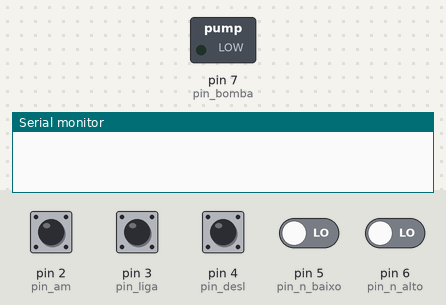
A sketch run on a simulated Arduino Uno, built with avr-gcc and run on an emulated ATmega328P. Shown: switched loads named in the sketch (green lamp = pin HIGH), the last lines printed to the serial monitor. The test bench sets the inputs (shaded band); at power-on: pin 2 (pin_am), pin 3 (pin_liga), pin 4 (pin_desl) HIGH, pin 5 (pin_n_baixo), pin 6 (pin_n_alto) LOW.

Above: at 1.2 s.
1.3 s: pin 3 (pin_liga) pulled LOW for 0.15 s
At 1.6 s:
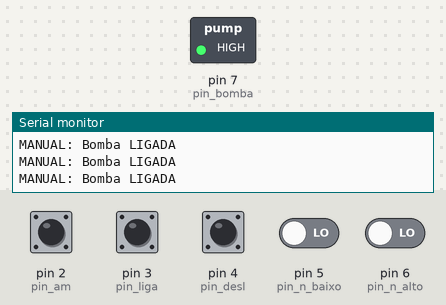
2.9 s: pin 4 (pin_desl) pulled LOW for 0.15 s
At 4.1 s:
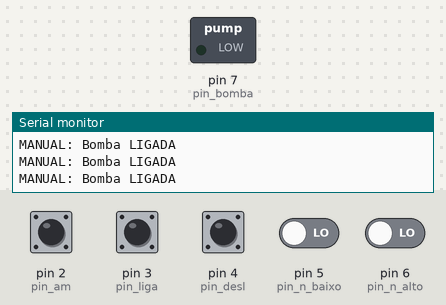
6.1 s: pin 3 (pin_liga) pulled LOW for 1 s
At 6.5 s:
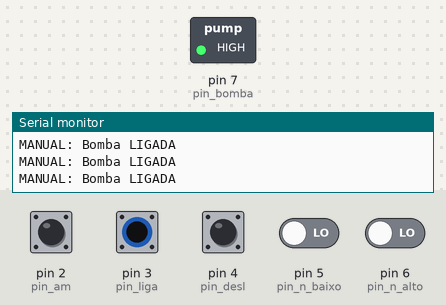
10.1 s: pin 4 (pin_desl) pulled LOW for 1 s
At 10.9 s:
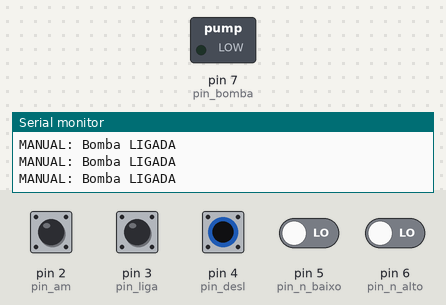
Timing chart, 0 to 13.1 s (numbered marks = the images above; inputs shaded):
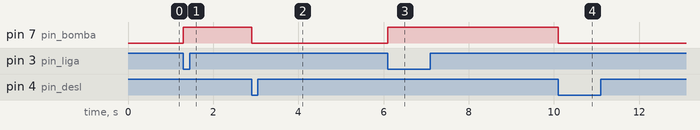

Measured:
- after the input at 1.3 s, pin 7 (pin_bomba): LOW → HIGH at once
- after the input at 2.9 s, pin 7 (pin_bomba): HIGH → LOW at once
- after the input at 6.1 s, pin 7 (pin_bomba): LOW → HIGH at once
- after the input at 10.1 s, pin 7 (pin_bomba): HIGH → LOW at once

The sketch:

ex01_bomba_manual_auto.ino
```cpp
const int pin_am    = 2;
const int pin_liga  = 3;
const int pin_desl  = 4;
const int pin_n_baixo = 5;
const int pin_n_alto  = 6;
const int pin_bomba = 7;

int estado = 0;
unsigned long tempo_ant  = 0;
unsigned long tempo_atual = 0;

void setup() {
  pinMode(pin_am,      INPUT_PULLUP);
  pinMode(pin_liga,    INPUT_PULLUP);
  pinMode(pin_desl,    INPUT_PULLUP);
  pinMode(pin_n_baixo, INPUT);
  pinMode(pin_n_alto,  INPUT);
  pinMode(pin_bomba,   OUTPUT);
  Serial.begin(9600);
}

void loop() {
  tempo_atual = millis();

  bool modo_auto  = (digitalRead(pin_am) == LOW);
  bool btn_liga   = (digitalRead(pin_liga) == LOW);
  bool btn_desl   = (digitalRead(pin_desl) == LOW);
  bool n_baixo    = digitalRead(pin_n_baixo);
  bool n_alto     = digitalRead(pin_n_alto);


  if (!modo_auto && btn_desl) {
    estado = 0;
    digitalWrite(pin_bomba, LOW);
  }

  switch (estado) {

    case 0:
      digitalWrite(pin_bomba, LOW);
      if (modo_auto) {
        estado = 2;
      } else {
        if (btn_liga) {
          estado = 1;
        }
      }
      break;

    case 1:
      digitalWrite(pin_bomba, HIGH);
      Serial.println("MANUAL: Bomba LIGADA");
      if (!modo_auto) {
      }
      break;

    case 2:
      digitalWrite(pin_bomba, LOW);
      Serial.println("AUTO: aguardando nivel baixo...");
      if (!modo_auto) { estado = 0; break; }
      if (n_baixo == HIGH) {
        tempo_ant = tempo_atual;
        estado = 3;
      }
      break;

    case 3:
      if (!modo_auto) { estado = 0; break; }
      if (tempo_atual - tempo_ant >= 10000) {
        estado = 4;
      }
      break;

    case 4:
      digitalWrite(pin_bomba, HIGH);
      Serial.println("AUTO: Bomba LIGADA (nivel baixo)");
      if (!modo_auto) { estado = 0; break; }
      if (n_alto == HIGH) {
        tempo_ant = tempo_atual;
        estado = 5;
      }
      break;

    case 5:
      if (!modo_auto) { estado = 0; break; }
      if (tempo_atual - tempo_ant >= 10000) {
        digitalWrite(pin_bomba, LOW);
        Serial.println("AUTO: Bomba DESLIGADA (nivel alto)");
        estado = 2;
      }
      break;
  }
}
```
